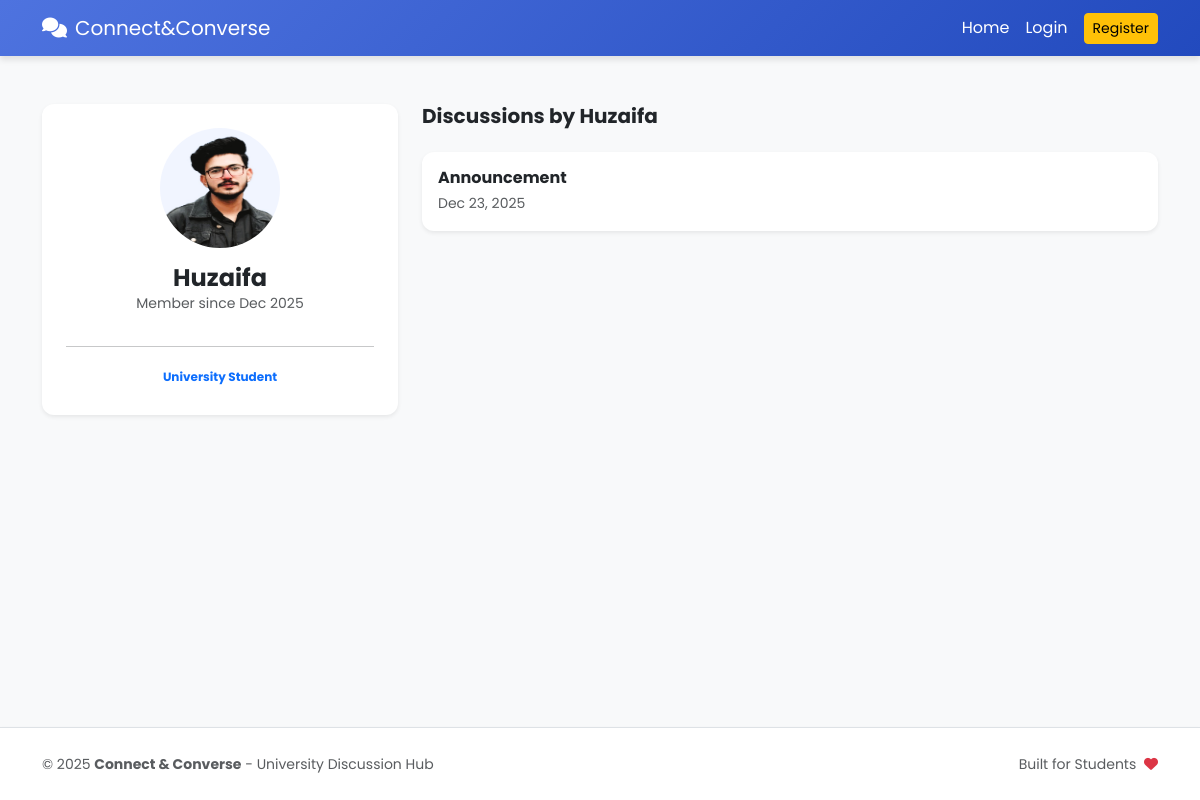
Page /view-profile.php?username=Huzaifa on the committed database.
### tables this page shows
CREATE TABLE `users` (
  `id` int(11) NOT NULL,
  `username` varchar(50) NOT NULL,
  `email` varchar(100) NOT NULL,
  `password` varchar(255) NOT NULL,
  `profile_pic` varchar(255) DEFAULT 'default.png',
  `role` enum('admin','user') DEFAULT 'user',
  `status` varchar(20) DEFAULT 'active',
  `is_verified` tinyint(1) DEFAULT 0,
  `created_at` timestamp NOT NULL DEFAULT current_timestamp()
);

CREATE TABLE `posts` (
  `id` int(11) NOT NULL,
  `user_id` int(11) DEFAULT NULL,
  `category_id` int(11) DEFAULT NULL,
  `title` varchar(255) NOT NULL,
  `content` text NOT NULL,
  `image` varchar(255) DEFAULT NULL,
  `created_at` timestamp NOT NULL DEFAULT current_timestamp()
);

### view-profile.php (the view, shortened to what this page needs)
<?php
include 'includes/header.php';
$username = mysqli_real_escape_string($conn, $_GET['username']);
$user_query = "SELECT * FROM users WHERE username = '$username'";
$user_res = mysqli_query($conn, $user_query);
$user_data = mysqli_fetch_assoc($user_res);
?>
<div class="container mt-4">
    <div class="row">
        <div class="col-md-4">
            <div class="card border-0 shadow-sm text-center p-4">
                <img src="uploads/profiles/<?php echo $user_data['profile_pic']; ?>" class="rounded-circle mx-auto mb-3" width="120" height="120">
                <h4 class="fw-bold mb-0"><?php echo $user_data['username']; ?></h4>
                <p class="text-muted small">Member since <?php echo date('M Y', strtotime($user_data['created_at'])); ?></p>
                <hr>
                <div class="badge bg-soft-primary text-primary px-3 py-2">University Student</div>
            </div>
        </div>
        <div class="col-md-8">
            <h5 class="fw-bold mb-4">Discussions by <?php echo $user_data['username']; ?></h5>
            <?php
            $u_id = $user_data['id'];
            $posts = mysqli_query($conn, "SELECT * FROM posts WHERE user_id = '$u_id' ORDER BY created_at DESC");
            if(mysqli_num_rows($posts) > 0):
                while($p = mysqli_fetch_assoc($posts)):
            ?>
                <div class="card mb-3 border-0 shadow-sm">
                    <div class="card-body">
                        <h6 class="fw-bold mb-1"><a href="view-thread.php?id=<?php echo $p['id']; ?>" class="text-dark text-decoration-none"><?php echo $p['title']; ?></a></h6>
                        <small class="text-muted"><?php echo date('M d, Y', strtotime($p['created_at'])); ?></small>
                    </div>
                </div>
            <?php
                endwhile;
            else:
                echo "<p class='text-muted'>This user hasn't started any discussions yet.</p>";
            endif;
            ?>
        </div>
    </div>
</div>
<?php include 'includes/footer.php'; ?>

### includes/header.php (style rules this page uses)
html, body { height: 100%; margin: 0; }
body { display: flex; flex-direction: column; font-family: 'Poppins', sans-serif; background-color: #f8f9fa; }
.card { border: none; border-radius: 12px; box-shadow: 0 2px 10px rgba(0,0,0,0.05); }

### rows in the picture
users: profile_pic (picture), username "Huzaifa", created_at "Dec 2025"
posts: title "Announcement", created_at "Dec 23, 2025"
